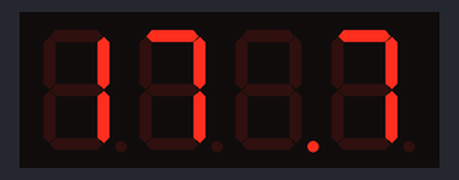
Bench run of a sketch on a simulated Arduino Uno, built with avr-gcc and run on an emulated ATmega328P. Parts: 4-digit seven-segment display. Random numbers use the default seed unless the sketch sets one.

Above: at 0.15 s.
At 1.6 s:
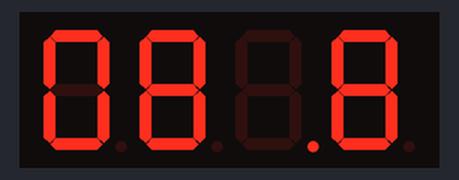
At 9.81 s:
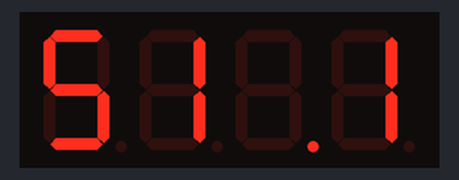
At 18.2 s:
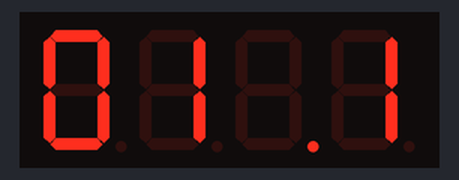
At 21.2 s:
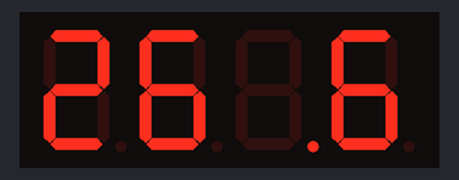
At 37.8 s:
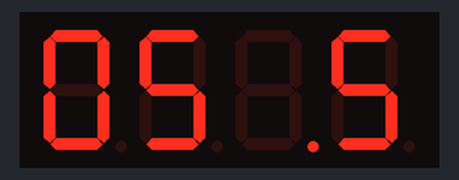

Measured:
- what the display in image 1 shows lasts 0.6 s, from 1.5 s to 2.1 s

The sketch:

weight_sensor.ino
```cpp
// Demo the quad alphanumeric display LED backpack kit
// scrolls through every character, then scrolls Serial
// input onto the display

#include <Wire.h>
#include <Adafruit_GFX.h>
#include "Adafruit_LEDBackpack.h"

Adafruit_AlphaNum4 alpha4 = Adafruit_AlphaNum4();

void setup() {

  Serial.begin(9600);

  alpha4.begin(0x70);  // pass in the address


}

void loop() {
  int randNumber = random(0, 6);
 int randNumber2 = random(0, 9);

  // put your main code here, to run repeatedly:
  alpha4.writeDigitAscii(0, randNumber + 48);
  alpha4.writeDigitAscii(1, randNumber2 + 48);
  alpha4.writeDigitRaw  (2, 0x4000);
  alpha4.writeDigitAscii(3, randNumber2 + 48);
  alpha4.writeDisplay();

 delay(300);
}
```
